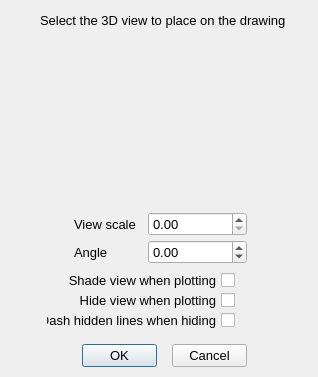
<?xml version="1.0" encoding="UTF-8"?>
<ui version="4.0">
 <class>SelectDrawingView_Dialog</class>
 <widget class="QDialog" name="SelectDrawingView_Dialog">
  <property name="geometry">
   <rect>
    <x>0</x>
    <y>0</y>
    <width>318</width>
    <height>377</height>
   </rect>
  </property>
  <property name="minimumSize">
   <size>
    <width>318</width>
    <height>377</height>
   </size>
  </property>
  <property name="maximumSize">
   <size>
    <width>318</width>
    <height>377</height>
   </size>
  </property>
  <property name="font">
   <font>
    <pointsize>10</pointsize>
   </font>
  </property>
  <property name="windowTitle">
   <string>Select 3D view for layout drawing</string>
  </property>
  <widget class="QPushButton" name="_2">
   <property name="geometry">
    <rect>
     <x>172</x>
     <y>344</y>
     <width>75</width>
     <height>23</height>
    </rect>
   </property>
   <property name="font">
    <font>
     <family>Lucida Grande</family>
     <pointsize>10</pointsize>
    </font>
   </property>
   <property name="text">
    <string>Cancel</string>
   </property>
   <property name="autoDefault">
    <bool>false</bool>
   </property>
  </widget>
  <widget class="QPushButton" name="_1">
   <property name="geometry">
    <rect>
     <x>82</x>
     <y>344</y>
     <width>75</width>
     <height>23</height>
    </rect>
   </property>
   <property name="font">
    <font>
     <family>Lucida Grande</family>
     <pointsize>10</pointsize>
    </font>
   </property>
   <property name="text">
    <string>OK</string>
   </property>
   <property name="default">
    <bool>true</bool>
   </property>
  </widget>
  <widget class="QLabel" name="label">
   <property name="geometry">
    <rect>
     <x>40</x>
     <y>10</y>
     <width>245</width>
     <height>20</height>
    </rect>
   </property>
   <property name="font">
    <font>
     <pointsize>10</pointsize>
    </font>
   </property>
   <property name="text">
    <string>Select the 3D view to place on the drawing</string>
   </property>
  </widget>
  <widget class="QLabel" name="label_8">
   <property name="geometry">
    <rect>
     <x>74</x>
     <y>214</y>
     <width>69</width>
     <height>20</height>
    </rect>
   </property>
   <property name="font">
    <font>
     <pointsize>10</pointsize>
    </font>
   </property>
   <property name="text">
    <string>View scale</string>
   </property>
  </widget>
  <widget class="QLabel" name="label_9">
   <property name="geometry">
    <rect>
     <x>74</x>
     <y>242</y>
     <width>67</width>
     <height>20</height>
    </rect>
   </property>
   <property name="font">
    <font>
     <pointsize>10</pointsize>
    </font>
   </property>
   <property name="text">
    <string>Angle</string>
   </property>
  </widget>
  <widget class="QCheckBox" name="_102">
   <property name="enabled">
    <bool>true</bool>
   </property>
   <property name="geometry">
    <rect>
     <x>54</x>
     <y>290</y>
     <width>181</width>
     <height>20</height>
    </rect>
   </property>
   <property name="font">
    <font>
     <pointsize>10</pointsize>
    </font>
   </property>
   <property name="layoutDirection">
    <enum>Qt::RightToLeft</enum>
   </property>
   <property name="autoFillBackground">
    <bool>false</bool>
   </property>
   <property name="text">
    <string>Hide view when plotting</string>
   </property>
   <property name="checkable">
    <bool>true</bool>
   </property>
   <property name="checked">
    <bool>false</bool>
   </property>
   <property name="tristate">
    <bool>false</bool>
   </property>
  </widget>
  <widget class="QCheckBox" name="_103">
   <property name="enabled">
    <bool>true</bool>
   </property>
   <property name="geometry">
    <rect>
     <x>46</x>
     <y>310</y>
     <width>189</width>
     <height>20</height>
    </rect>
   </property>
   <property name="font">
    <font>
     <pointsize>10</pointsize>
    </font>
   </property>
   <property name="layoutDirection">
    <enum>Qt::RightToLeft</enum>
   </property>
   <property name="autoFillBackground">
    <bool>false</bool>
   </property>
   <property name="text">
    <string>Dash hidden lines when hiding</string>
   </property>
   <property name="checkable">
    <bool>true</bool>
   </property>
   <property name="checked">
    <bool>false</bool>
   </property>
   <property name="tristate">
    <bool>false</bool>
   </property>
  </widget>
  <widget class="RCComboList" name="_100" native="true">
   <property name="geometry">
    <rect>
     <x>38</x>
     <y>30</y>
     <width>250</width>
     <height>169</height>
    </rect>
   </property>
   <property name="sizePolicy">
    <sizepolicy hsizetype="Preferred" vsizetype="Preferred">
     <horstretch>0</horstretch>
     <verstretch>0</verstretch>
    </sizepolicy>
   </property>
   <property name="minimumSize">
    <size>
     <width>250</width>
     <height>169</height>
    </size>
   </property>
   <property name="maximumSize">
    <size>
     <width>250</width>
     <height>169</height>
    </size>
   </property>
   <property name="autoScrollMargin" stdset="0">
    <number>16</number>
   </property>
   <property name="uniformItemSizes" stdset="0">
    <bool>true</bool>
   </property>
  </widget>
  <widget class="QDoubleSpinBox" name="_101">
   <property name="geometry">
    <rect>
     <x>148</x>
     <y>212</y>
     <width>99</width>
     <height>24</height>
    </rect>
   </property>
   <property name="maximum">
    <double>1000000000.000000000000000</double>
   </property>
  </widget>
  <widget class="QDoubleSpinBox" name="_104">
   <property name="geometry">
    <rect>
     <x>148</x>
     <y>240</y>
     <width>99</width>
     <height>24</height>
    </rect>
   </property>
   <property name="wrapping">
    <bool>true</bool>
   </property>
   <property name="maximum">
    <double>360.000000000000000</double>
   </property>
  </widget>
  <widget class="QCheckBox" name="_105">
   <property name="enabled">
    <bool>true</bool>
   </property>
   <property name="geometry">
    <rect>
     <x>46</x>
     <y>270</y>
     <width>189</width>
     <height>20</height>
    </rect>
   </property>
   <property name="font">
    <font>
     <pointsize>10</pointsize>
    </font>
   </property>
   <property name="layoutDirection">
    <enum>Qt::RightToLeft</enum>
   </property>
   <property name="autoFillBackground">
    <bool>false</bool>
   </property>
   <property name="text">
    <string>Shade view when plotting</string>
   </property>
   <property name="checkable">
    <bool>true</bool>
   </property>
   <property name="checked">
    <bool>false</bool>
   </property>
   <property name="tristate">
    <bool>false</bool>
   </property>
  </widget>
 </widget>
 <customwidgets>
  <customwidget>
   <class>RCComboList</class>
   <extends>QWidget</extends>
   <header>../RealCADQt/source/rccombolist.h</header>
  </customwidget>
 </customwidgets>
 <tabstops>
  <tabstop>_100</tabstop>
  <tabstop>_101</tabstop>
  <tabstop>_104</tabstop>
  <tabstop>_102</tabstop>
  <tabstop>_103</tabstop>
  <tabstop>_1</tabstop>
  <tabstop>_2</tabstop>
 </tabstops>
 <resources/>
 <connections/>
</ui>
